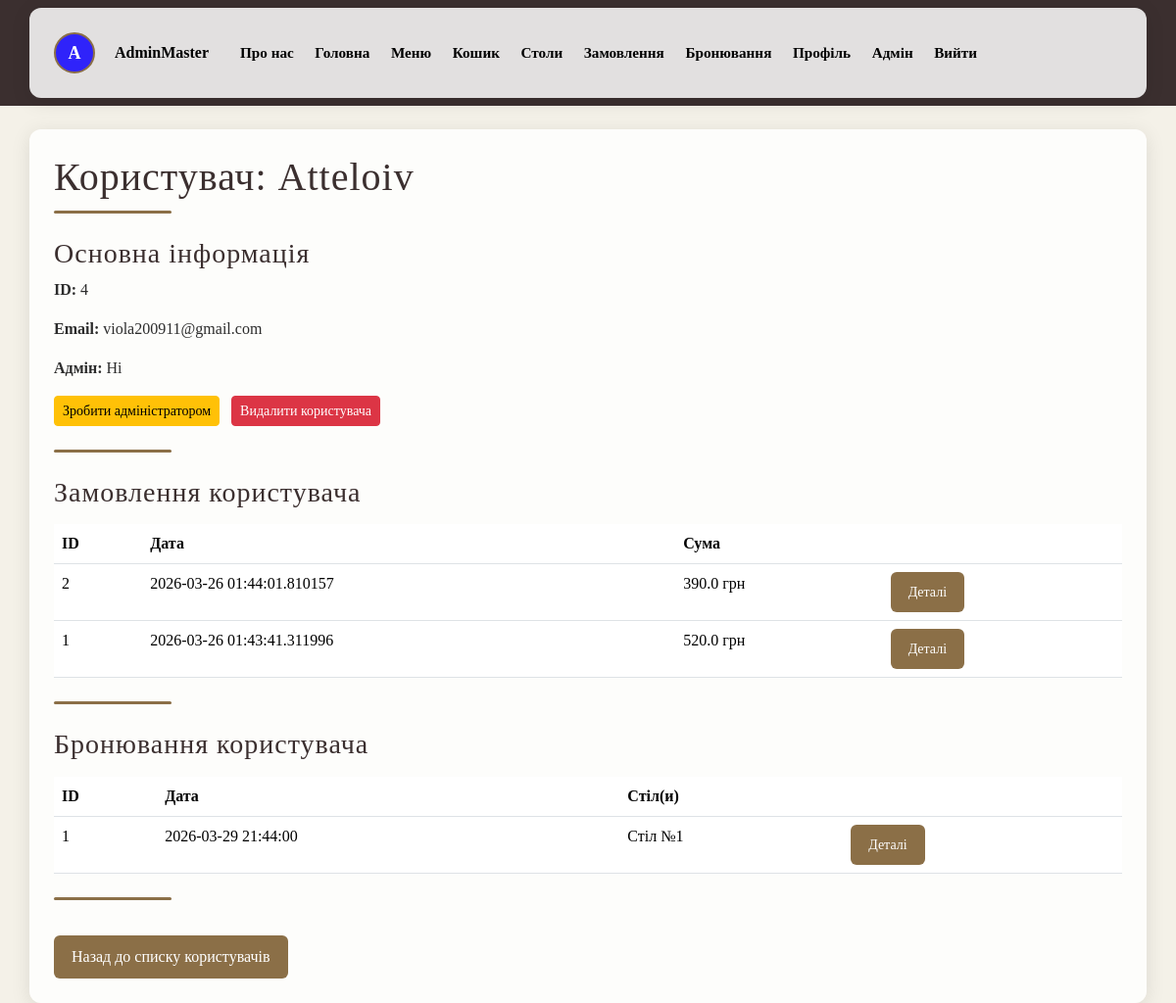
The page /admin/user/4/ (signed in) on the database its author committed.
### database.py (models this page shows, shortened)
class Base(DeclarativeBase):
    def create_db(self):
        Base.metadata.create_all(engine)
    def drop_db(self):
        Base.metadata.drop_all(engine)

class Users(UserMixin, Base):
    __tablename__ = "users"
    id: Mapped[int] = mapped_column(primary_key=True)
    nickname: Mapped[str] = mapped_column(String(100), unique=True)
    email: Mapped[str] = mapped_column(String(150), unique=True)
    password: Mapped[str] = mapped_column(String(100))
    status_admin: Mapped[bool] = mapped_column(Boolean, default=False)
    avatar_color: Mapped[str] = mapped_column(String(20), nullable=True)
    avatar_letter: Mapped[str] = mapped_column(String(2), nullable=True)
    avatar_image: Mapped[str] = mapped_column(String(200), nullable=True)
    orders = relationship("Orders", back_populates="user", cascade="all, delete")
    reservations = relationship("Reservations", back_populates="user", cascade="all, delete")

class Orders(Base):
    __tablename__ = "orders"
    id: Mapped[int] = mapped_column(primary_key=True)
    user_id: Mapped[int] = mapped_column(ForeignKey("users.id", ondelete="CASCADE"))
    time: Mapped[datetime] = mapped_column(DateTime, default=lambda: datetime.now(timezone.utc))
    status: Mapped[str] = mapped_column(String(50), default="Прийнято")
    total: Mapped[float] = mapped_column(Float, default=0.0)
    note: Mapped[str] = mapped_column(Text, default=None)
    user = relationship("Users", back_populates="orders")
    dishes = relationship("OrderDish", back_populates="order", cascade="all, delete")

class Reservations(Base):
    __tablename__ = "reservations"
    id: Mapped[int] = mapped_column(primary_key=True)
    user_id: Mapped[int] = mapped_column(ForeignKey("users.id", ondelete="CASCADE"))
    time: Mapped[datetime] = mapped_column(DateTime)
    user = relationship("Users", back_populates="reservations")
    tables = relationship("ReservationTables", back_populates="reservation", cascade="all, delete")

class ReservationTables(Base):
    __tablename__ = "reservation_tables"
    id: Mapped[int] = mapped_column(primary_key=True)
    reservation_id: Mapped[int] = mapped_column(ForeignKey("reservations.id", ondelete="CASCADE"))
    table_id: Mapped[int] = mapped_column(ForeignKey("tables.id", ondelete="CASCADE"))
    reservation = relationship("Reservations", back_populates="tables")
    table = relationship("Tables", back_populates="reservations")

### main.py (the view)
@app.route('/admin/user/<int:user_id>/')
@login_required
@admin_required
def admin_user_details(user_id):
    user = get_user_by_id(user_id)
    if not user:
        flash("Користувача не знайдено", "danger")
        return redirect(url_for('admin_users'))
    orders = get_user_orders(user_id)
    reservations = get_user_reservations(user_id)
    return render_template(
        'admin_user_details.html',
        user=user,
        orders=orders,
        reservations=reservations
    )

### database.py (called while the page is built)
def search_user(user_id):
    with Session() as session:
        user = session.query(Users).filter_by(id=user_id).first()
        return user

def get_user_orders(user_id: int):
    with Session() as session:
        orders = (
            session.query(Orders)
            .options(selectinload(Orders.user), selectinload(Orders.dishes).selectinload(OrderDish.dish))
            .filter_by(user_id=user_id)
            .order_by(Orders.time.desc())
            .all()
        )
        return orders

def get_user_reservations(user_id: int):
    with Session() as session:
        reservations = (
            session.query(Reservations)
            .options(selectinload(Reservations.tables).selectinload(ReservationTables.table), selectinload(Reservations.user))
            .filter_by(user_id=user_id)
            .order_by(Reservations.time.desc())
            .all()
        )
        return reservations

def get_user_by_id(user_id: int):
    with Session() as session:
        user = session.query(Users).filter_by(id=user_id).first()
        if user:
            session.refresh(user)
        return user

### main.py (called while the page is built)
@login_manager.user_loader
def load_user(user_id):
    return search_user(user_id)

def admin_required(func):
    @wraps(func)
    def wrapper(*args, **kwargs):
        if not current_user.is_authenticated or not current_user.status_admin:
            flash("У вас немає прав адміністратора", "danger")
            return redirect(url_for('home'))
        return func(*args, **kwargs)
    return wrapper

### templates/admin_user_details.html (shortened to what this page needs)
{% extends "base.html" %}
{% block content %}
<h1>Користувач: {{ user.nickname }}</h1>
<div class="decor-line"></div>
<h3 class="mt-4">Основна інформація</h3>
<p><strong>ID:</strong> {{ user.id }}</p>
<p><strong>Email:</strong> {{ user.email }}</p>
<p><strong>Адмін:</strong> {{ "Так" if user.status_admin else "Ні" }}</p>
{% if user.id != current_user.id %}
<form method="POST" action="{{ url_for('admin_toggle_user_status', user_id=user.id) }}" class="d-inline">
    <button type="submit" class="btn btn-warning btn-sm">
        {{ "Забрати права адміна" if user.status_admin else "Зробити адміністратором" }}
    </button>
</form>
<form method="POST" action="{{ url_for('admin_delete_user', user_id=user.id) }}" class="d-inline ms-2"
    onsubmit="return confirm('Видалити користувача {{ user.nickname }}? Цю дію не скасувати.');">
    <button type="submit" class="btn btn-danger btn-sm">Видалити користувача</button>
</form>
{% endif %}
<div class="decor-line mt-4"></div>
<h3 class="mt-4">Замовлення користувача</h3>
{% if orders %}
<table class="table mt-3">
    <tr>
        <th>ID</th>
        <th>Дата</th>
        <th>Сума</th>
        <th></th>
    </tr>
    {% for order in orders %}
    <tr>
        <td>{{ order.id }}</td>
        <td>{{ order.time }}</td>
        <td>{{ order.total }} грн</td>
        <td>
            <a href="{{ url_for('admin_order_details', order_id=order.id) }}" class="btn btn-custom btn-sm">Деталі</a>
        </td>
    </tr>
    {% endfor %}
</table>
{% else %}
<p>Замовлень немає.</p>
{% endif %}
<div class="decor-line mt-4"></div>
<h3 class="mt-4">Бронювання користувача</h3>
{% if reservations %}
<table class="table mt-3">
    <tr>
        <th>ID</th>
        <th>Дата</th>
        <th>Стіл(и)</th>
        <th></th>
    </tr>
    {% for r in reservations %}
    <tr>
        <td>{{ r.id }}</td>
        <td>{{ r.time }}</td>
        <td>
            {% for t in r.tables %}
            Стіл №{{ t.table_id }}{% if not loop.last %}, {% endif %}
            {% endfor %}
        </td>
        <td>
            <a href="{{ url_for('admin_reservation_details', reservation_id=r.id) }}"
                class="btn btn-custom btn-sm">Деталі</a>
        </td>
    </tr>
    {% endfor %}
</table>
{% else %}
<p>Бронювань немає.</p>
{% endif %}
<div class="decor-line mt-4"></div>
<a href="{{ url_for('admin_users') }}" class="btn btn-custom mt-3">Назад до списку користувачів</a>
{% endblock %}

### templates/base.html (shortened to what this page needs)
<!DOCTYPE html>
<html lang="en">
<head>
    <link href="https://cdn.jsdelivr.net/npm/bootstrap@5.3.8/dist/css/bootstrap.min.css" rel="stylesheet"
>
</head>
<body>
    <nav class="navbar navbar-dark bg-dark mb-4">
        <div class="container d-flex flex-wrap align-items-center gap-2 gap-md-3">
            {% if current_user.is_authenticated %}
            {% if current_user.avatar_image %}
            <img src="{{ url_for('static', filename='images/profile/' + current_user.avatar_image) }}" class="avatar">
            {% else %}
            <div class="avatar-circle" style="background: {{ current_user.avatar_color }}">
                {{ current_user.avatar_letter }}
            </div>
            {% endif %}
            <span class="ms-1 navbar-user me-2 me-md-3">{{ current_user.nickname }}</span>
            <a class="navbar-brand py-1" href="{{ url_for('about_us') }}">Про нас</a>
            <a class="navbar-brand py-1" href="{{ url_for('home_page') }}">Головна</a>
            <a class="navbar-brand py-1" href="{{ url_for('menu') }}">Меню</a>
            <a class="navbar-brand py-1" href="{{ url_for('cart') }}">Кошик</a>
            <a class="navbar-brand py-1" href="{{ url_for('tables') }}">Столи</a>
            <a class="navbar-brand py-1" href="{{ url_for('orders') }}">Замовлення</a>
            <a class="navbar-brand py-1" href="{{ url_for('reservations') }}">Бронювання</a>
            <a class="navbar-brand py-1" href="{{ url_for('profile') }}">Профіль</a>
            {% if current_user.status_admin %}
            <a class="navbar-brand py-1" href="{{ url_for('admin_dashboard') }}">Адмін</a>
            {% endif %}
            <a class="navbar-brand py-1" href="javascript:void(0)" onclick="confirmLogout()">Вийти</a>
            {% else %}
            <a class="navbar-brand py-1" href="{{ url_for('about_us') }}">Про нас</a>
            <a class="navbar-brand py-1" href="{{ url_for('login') }}">Увійти</a>
            <a class="navbar-brand py-1" href="{{ url_for('register') }}">Зареєструватись</a>
            {% endif %}
        </div>
    </nav>
    <main class="container">
        {% block content %}
        {% endblock %}
    </main>
</body>
</html>

### templates/base.html (style rules this page uses)
.avatar-circle { width: 40px; height: 40px; border-radius: 50%; color: white; font-weight: bold; display: flex; justify-content: center; align-items: center; font-size: 18px; }
body { background: #f4f1e8; font-family: "Georgia", "Times New Roman", serif; color: #2c2c2c; }
.container { background: rgba(255, 255, 255, 0.85); padding: 25px; border-radius: 12px; box-shadow: 0 4px 20px rgba(0, 0, 0, 0.1); }
h1, h2, h3 { font-family: "Cinzel", serif; letter-spacing: 1px; color: #3b2f2f; }
.decor-line { width: 120px; height: 3px; background: #8b6f47; margin: 10px 0 20px 0; border-radius: 2px; }
.btn-custom { background: #8b6f47; color: white; border: none; padding: 10px 18px; border-radius: 6px; transition: 0.3s; }
.avatar-circle { width: 42px; height: 42px; border-radius: 50%; color: white; font-weight: bold; display: flex; justify-content: center; align-items: center; font-size: 18px; border: 2px solid #8b6f47; }
.navbar { background: #3b2f2f !important; }
.navbar>.container { justify-content: flex-start !important; }
.navbar .navbar-brand { color: #000000 !important; font-family: "Cinzel", serif; font-weight: 600; font-size: 0.95rem; margin-right: 0.35rem; text-shadow: none; transition: color 0.2s, transform 0.2s; }
.navbar .navbar-user { color: #000000 !important; font-weight: 600; text-shadow: none; }

### rows shown on the page
Users: avatar_letter "A", nickname "AdminMaster"
Users: nickname "Atteloiv", id "4", email "viola200911@gmail.com", status_admin "Ні", status_admin "Зробити адміністратором"
Orders: id "2", time "2026-03-26 01:44:01.810157", total "390.0"
Orders: id "1", time "2026-03-26 01:43:41.311996", total "520.0"
Reservations: id "1", time "2026-03-29 21:44:00"
ReservationTables: table_id "1"
